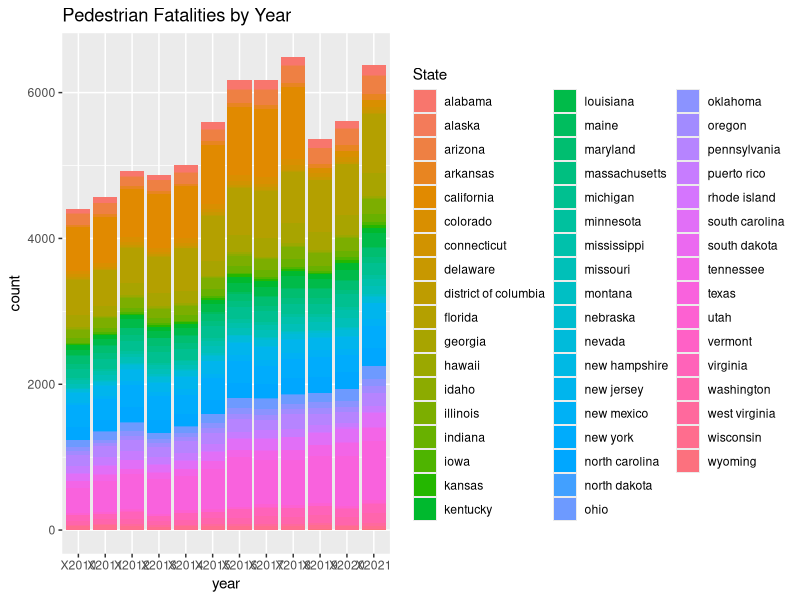
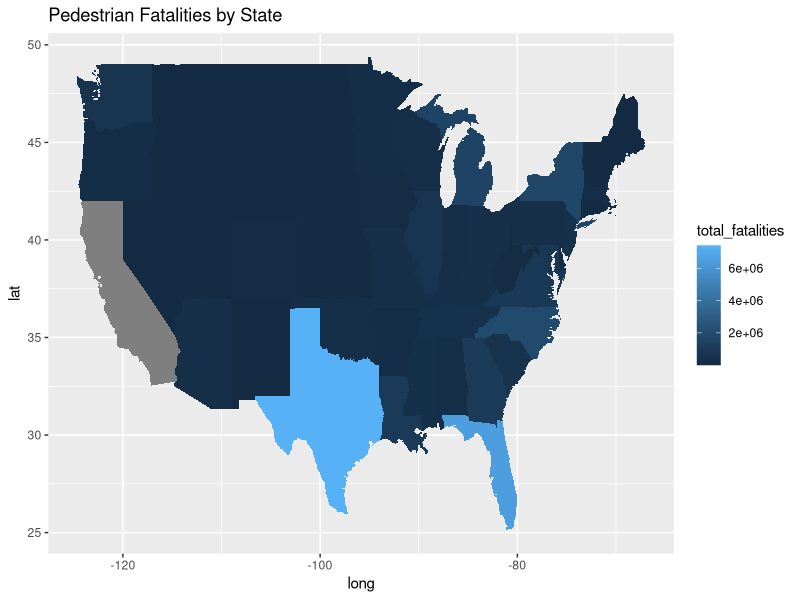
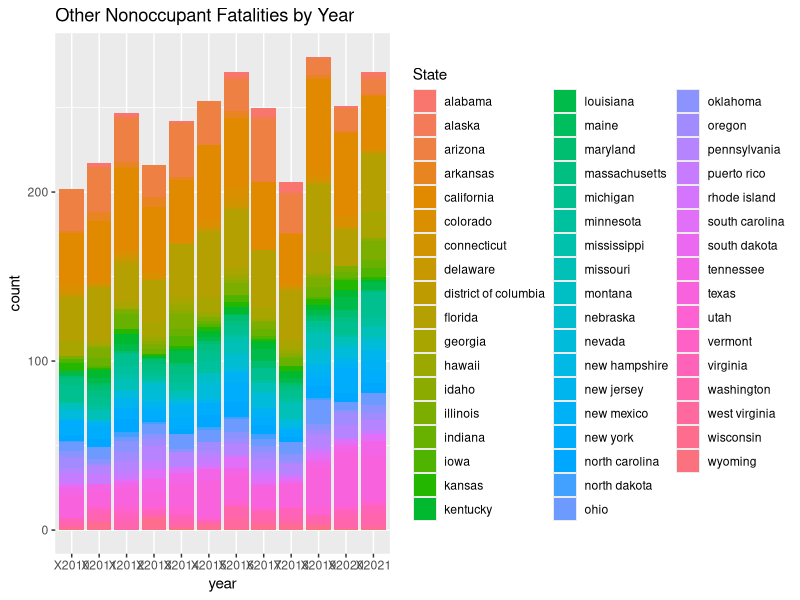
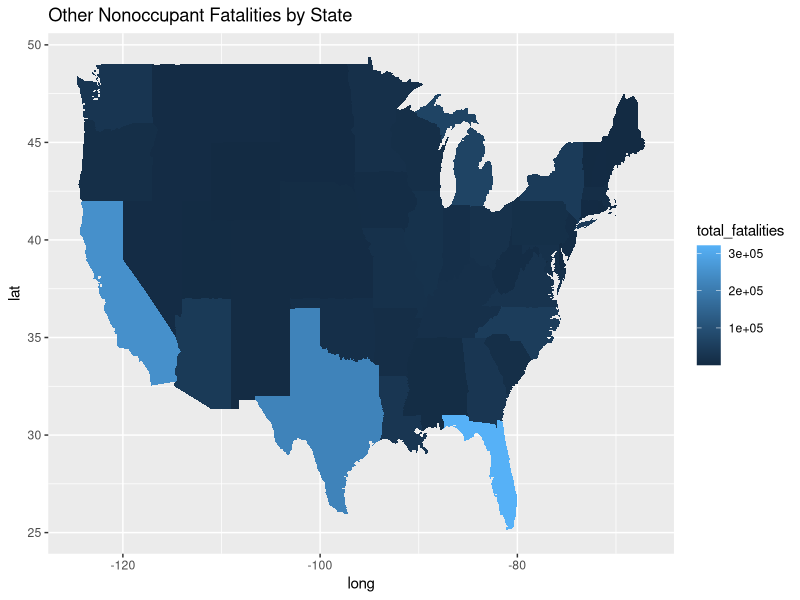
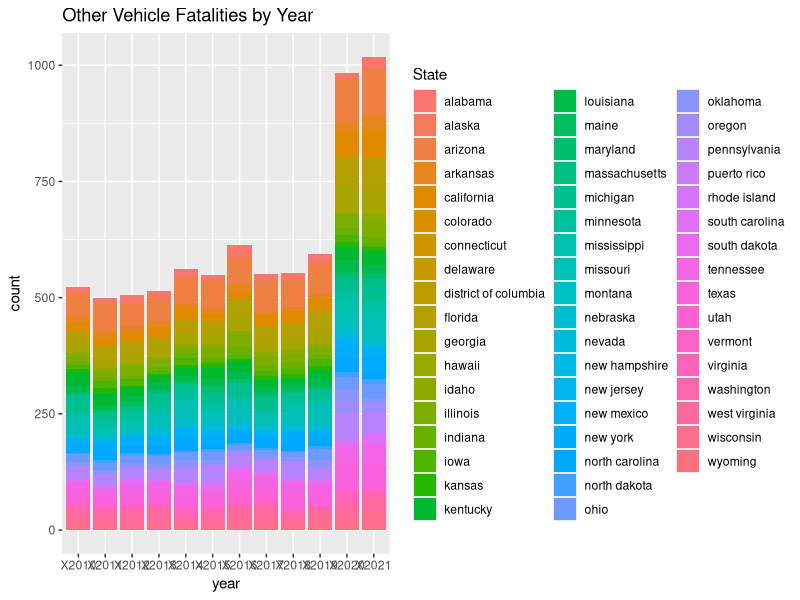
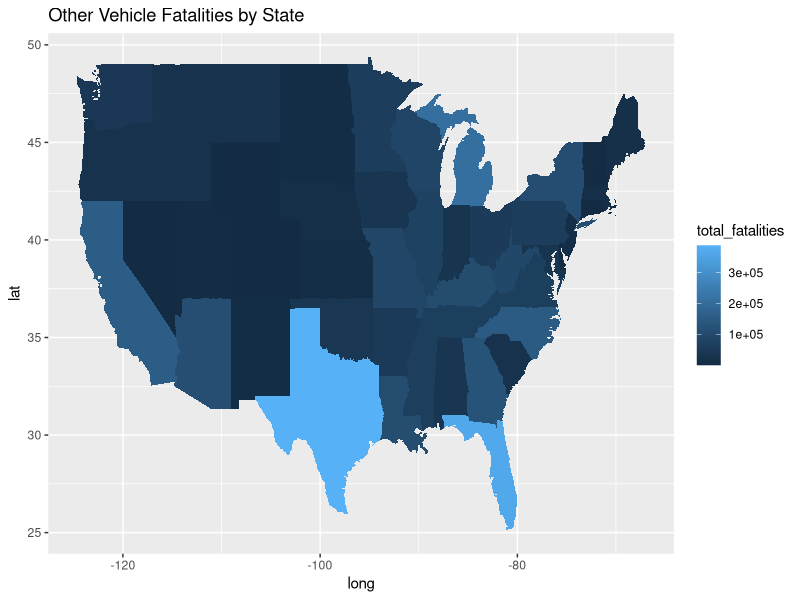
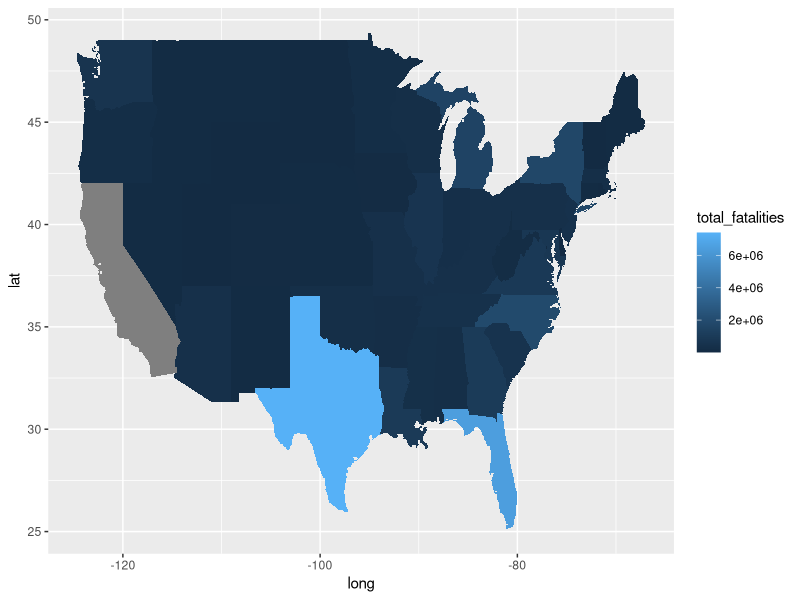
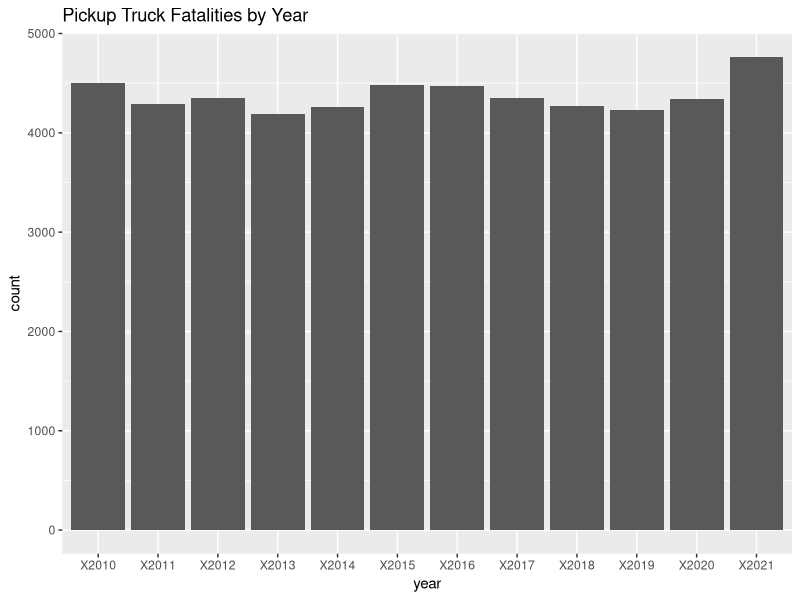

These charts were generated, in order, by the following R code:
## ---- chunk 1
knitr::opts_chunk$set(echo = TRUE)
## ---- chunk 2
# csv being used
library(tidyverse)
library(dplyr)

hw <- read.csv("hwFatal.csv")
head(hw)

# information about data set
summary(hw)
## ---- chunk 3
# Cleaning data
## Fixing empty column name for Fatality Type
hw <-  read.csv("hwFatal.csv", col.names = c("State","FatalityType","2010","2011","2012","2013","2014","2015","2016","2017","2018","2019","2020","2021"))

## Creating a seocnd dataset where there the whole country collectively is not included (just states and territories individually)
states <- hw %>% filter(State != "United States")
states$State <- tolower(states$State) # making joining with the map easier later on
head(states)

# information about data set
summary(states)
## ---- chunk 4
# Aadhi

# Initializing stuff
state_map <- map_data("state")

colnames(state_map)[5] <- "State"   # making join easier

states_year <- states %>%        # Organizing by year and the count a numeric to plot
  pivot_longer(cols = X2010:X2021, 
               names_to = "year", 
               values_to = "count") %>% 
  mutate(`count` = as.numeric(`count`))

temp_states <- left_join(state_map, states_year, by = "State") # making df to plot




# Pedestrian Fatalities by Year
states_year %>% 
  filter(FatalityType == "Pedestrian Fatalities") %>% 
  ggplot(aes(x = year, y = count, fill = State)) + 
  geom_col() + 
  ggtitle("Pedestrian Fatalities by Year")

# Pedestrian Fatalities by State
temp_states %>% 
  filter(FatalityType == "Pedestrian Fatalities") %>% 
  mutate(total_fatalities = sum(count), .by = State) %>% 
  ggplot(aes(x = long, y = lat)) + 
  geom_polygon(aes(group = group, fill = total_fatalities)) + 
  ggtitle("Pedestrian Fatalities by State")






# Other Nonoccupant Fatalities by Year
states_year %>% 
  filter(FatalityType == "Other Nonoccupant Fatalities") %>% 
  ggplot(aes(x = year, y = count, fill = State)) + 
  geom_col() + 
  ggtitle("Other Nonoccupant Fatalities by Year")

# Other Nonoccupant Fatalities by State
temp_states %>% 
  filter(FatalityType == "Other Nonoccupant Fatalities") %>% 
  mutate(total_fatalities = sum(count), .by = State) %>% 
  ggplot(aes(x = long, y = lat)) + 
  geom_polygon(aes(group = group, fill = total_fatalities)) + 
  ggtitle("Other Nonoccupant Fatalities by State")






# Other Vehicle Fatalities by Year
states_year %>% 
  filter(FatalityType == "Other Vehicle Fatalities") %>% 
  ggplot(aes(x = year, y = count, fill = State)) + 
  geom_col() + 
  ggtitle("Other Vehicle Fatalities by Year")

# Other Vehicle Fatalities by State
temp_states %>% 
  filter(FatalityType == "Other Vehicle Fatalities") %>% 
  mutate(total_fatalities = sum(count), .by = State) %>% 
  ggplot(aes(x = long, y = lat)) + 
  geom_polygon(aes(group = group, fill = total_fatalities)) + 
  ggtitle("Other Vehicle Fatalities by State")
## ---- chunk 5
temp_states <- left_join(state_map, states_year, by = "State")

temp_states %>% 
  filter(FatalityType == "Pedestrian Fatalities") %>% 
  mutate(total_fatalities = sum(count), .by = State) %>% 
  ggplot(aes(x = long, y = lat)) + 
  geom_polygon(aes(group = group, fill = total_fatalities))

## ---- chunk 6
# Conor

# Pickup Truck Fatalities by Year (Conor)

states_year %>% 
  filter(FatalityType == "Pickup Truck Fatalities") %>% 
  ggplot(aes(x = year, y = count)) + 
  geom_col() + 
  ggtitle("Pickup Truck Fatalities by Year")

# Pickup Truck Fatalities by State (Conor)

temp_states %>% 
  filter(FatalityType == "Pickup Truck Fatalities") %>% 
  mutate(total_fatalities = sum(count), .by = State) %>% 
  ggplot(aes(x = long, y = lat)) + 
  geom_polygon(aes(group = group, fill = total_fatalities)) + 
  ggtitle("Pickup Truck Fatalities by State")

# Van Fatalities by Year (Conor)

states_year %>% 
  filter(FatalityType == "Van Fatalities") %>% 
  ggplot(aes(x = year, y = count)) + 
  geom_col() + 
  ggtitle("Van Fatalities by Year")

# Van Fatalities by State (Conor)

temp_states %>% 
  filter(FatalityType == "Van Fatalities") %>% 
  mutate(total_fatalities = sum(count), .by = State) %>% 
  ggplot(aes(x = long, y = lat)) + 
  geom_polygon(aes(group = group, fill = total_fatalities)) + 
  ggtitle("Van Fatalities by State")

# Other Light Truck Fatalities by Year (Conor)

states_year %>% 
  filter(FatalityType == "Other Light Truck Fatalities") %>% 
  ggplot(aes(x = year, y = count)) + 
  geom_col() + 
  ggtitle("Other Light Truck Fatalities by Year")

# Other Light Truck Fatalities by State (Conor)

temp_states %>% 
  filter(FatalityType == "Other Light Truck Fatalities") %>% 
  mutate(total_fatalities = sum(count), .by = State) %>% 
  ggplot(aes(x = long, y = lat)) + 
  geom_polygon(aes(group = group, fill = total_fatalities)) + 
  ggtitle("Other Light Truck Fatalities by State")

# Motorcycle Fatalities by Year (Conor)

states_year %>% 
  filter(FatalityType == "Motorcycle Fatalities") %>% 
  ggplot(aes(x = year, y = count)) + 
  geom_col() + 
  ggtitle("Motorcycle Fatalities by Year")

# Motorcycle Fatalities by State (Conor)

temp_states %>% 
  filter(FatalityType == "Motorcycle Fatalities") %>% 
  mutate(total_fatalities = sum(count), .by = State) %>% 
  ggplot(aes(x = long, y = lat)) + 
  geom_polygon(aes(group = group, fill = total_fatalities)) + 
  ggtitle("Motorcycle Fatalities by State")


